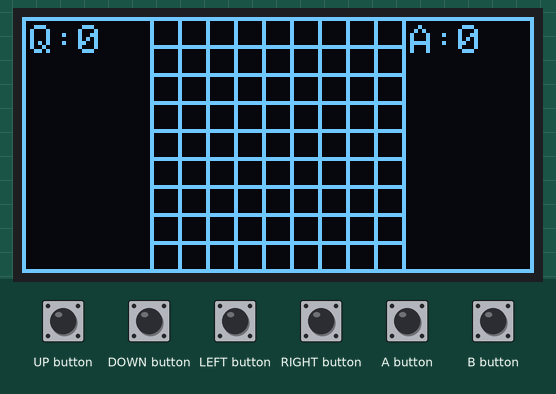
Simulated run of this sketch. Board: Arduboy, built with avr-gcc and run on an emulated ATmega32U4. Parts: 128×64 one-colour display. The test bench sets the inputs (shaded band). Random numbers use the default seed unless the sketch sets one.

Above: at 1.2 s.
1.3 s: UP button pressed for 0.15 s
At 2.3 s:
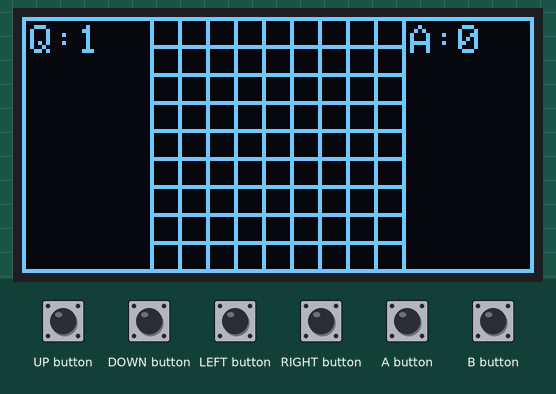
2.9 s: A button pressed for 0.15 s
At 3.3 s:
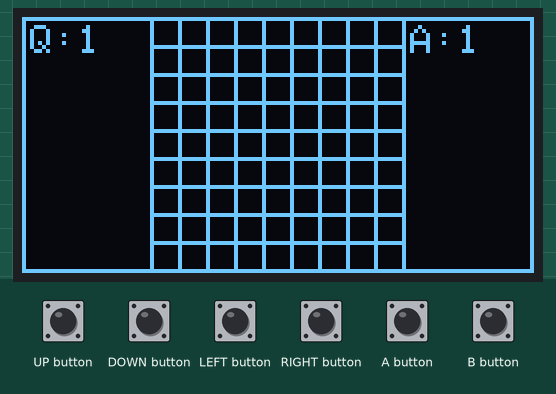
4.5 s: UP button pressed for 1 s
At 5.4 s:
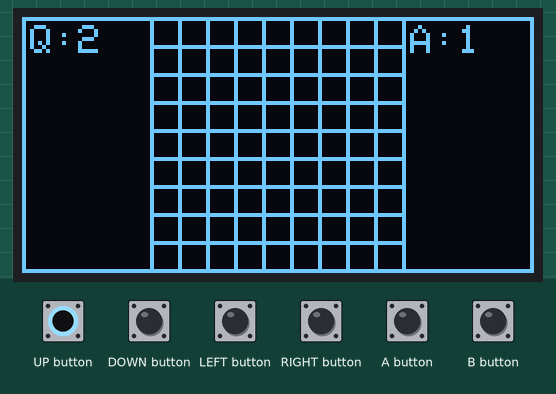
7.0 s: A button pressed for 1 s
At 7.4 s:
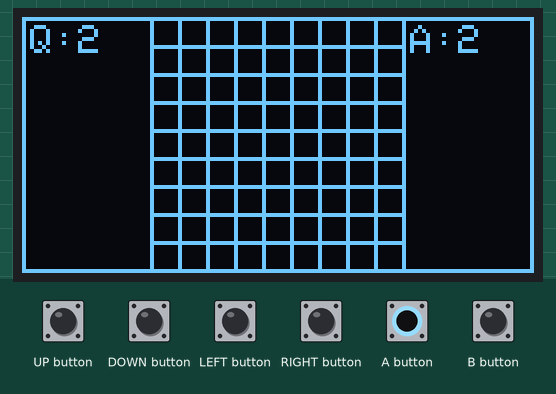
9.5 s: DOWN button pressed for 0.15 s
At 10.6 s:
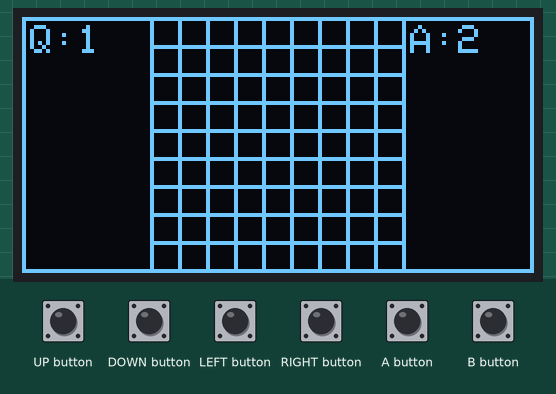
Timing chart, 0 to 12.1 s (numbered marks = the images above; inputs shaded):
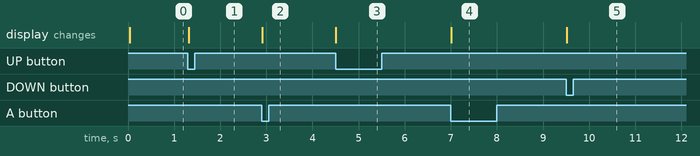

Measured:
- after the input at 1.3 s, the display: changes at once (image 1)
- after the input at 2.9 s, the display: changes at once (image 2)
- after the input at 4.5 s, the display: changes at once (image 3)
- after the input at 7.0 s, the display: changes at once (image 4)
- after the input at 9.5 s, the display: changes at once (image 5)

The sketch:

main.ino
```cpp
#include <Arduboy.h>
Arduboy arduboy;
int randomnumber;
int randomscale;
int upbuffer;
int downbuffer;
int abuffer;
void setup() {
  arduboy.begin();
  //Set the game to 60 frames per second
  arduboy.setFrameRate(60);
  srand(7 / 8);
  upbuffer = 0;
  downbuffer = 0;
  abuffer = 0;
  arduboy.clear();
}
void loop() {
  //Prevent the Arduboy from running too fast
  if (!arduboy.nextFrame()) {
    return;
  }
  arduboy.clear();
  //Game code here
  //Gameplay frame
  //outline
  arduboy.drawLine(0, 0, 127, 0, WHITE);
  arduboy.drawLine(127, 0, 127, 63, WHITE);
  arduboy.drawLine(0, 0, 0, 63, WHITE);
  arduboy.drawLine(0, 63, 127, 63, WHITE);
  arduboy.drawLine(32, 0, 32, 63, WHITE);
  arduboy.drawLine(95, 0, 95, 63, WHITE);
  //mapline
  for (int i = 7; i < 57; i = i + 7) {
    arduboy.drawLine(32, i, 94, i, WHITE);
    arduboy.drawLine(32 + i, 0, 32 + i, 127, WHITE);
  }

  if ( arduboy.pressed(UP_BUTTON) == true and upbuffer == 0 ) {
    upbuffer = 1;
    randomscale = randomscale + 1;
  }
  if ( arduboy.pressed(DOWN_BUTTON) == true and downbuffer == 0 ) {
    downbuffer = 1;
    if(randomscale>1){
      randomscale = randomscale - 1;
    }
  }
  if ( arduboy.pressed(A_BUTTON) == true and abuffer == 0 ) {
    abuffer = 1;
    randomnumber = 1 + rand() % randomscale;
  }
  arduboy.setCursor(2, 2);
  arduboy.print("Q:");
  arduboy.print(randomscale);
  arduboy.print("\n");
  arduboy.setCursor(97, 2);
  arduboy.print("A:");
  arduboy.print(randomnumber);
  arduboy.print("\n");
  if ( arduboy.notPressed(A_BUTTON) == true) {
    abuffer = 0;
  }
  if ( arduboy.notPressed(DOWN_BUTTON) == true ) {
    downbuffer = 0;
  }
  if ( arduboy.notPressed(UP_BUTTON) == true ) {
    upbuffer = 0;
  }
  arduboy.display();
}
```
